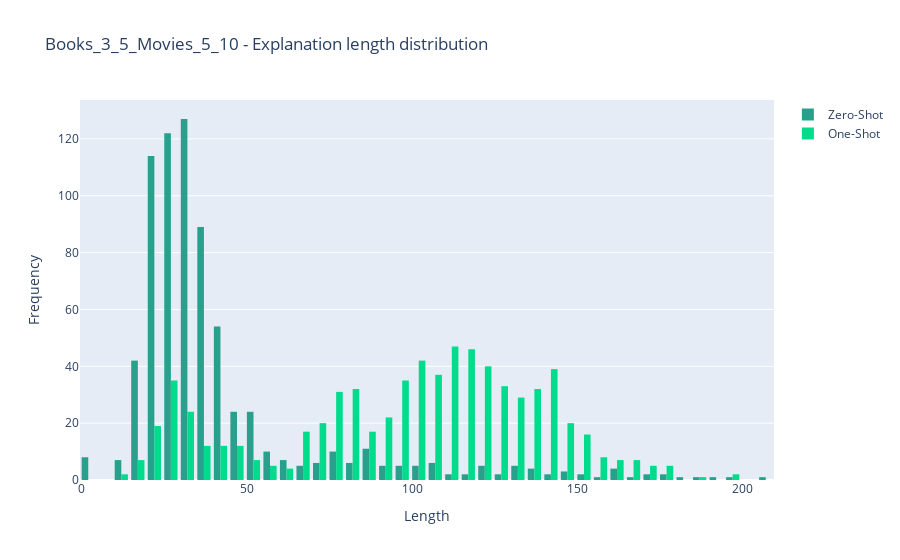
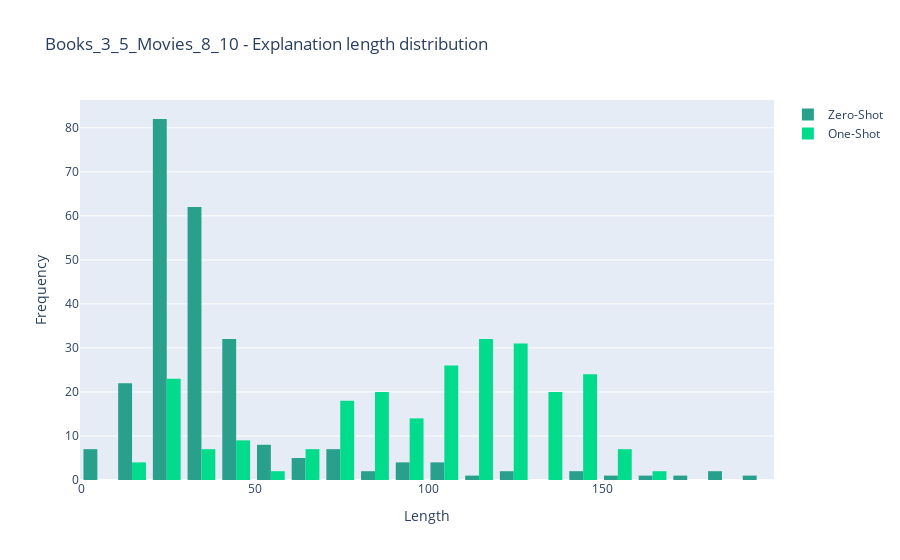

Notebook code cell kept with these figures, in order:
### Markdown cell above
### Length distribution

### Code cell
plot_length_distribution_comparison(books_35_movies_510_0s_preds, books_35_movies_510_1s_preds, "Books_3_5_Movies_5_10")
plot_length_distribution_comparison(books_35_movies_810_0s_preds, books_35_movies_810_1s_preds, "Books_3_5_Movies_8_10")

### Figure 1 — Plotly figure (JSON) as saved in the notebook; plotly's stock layout.template omitted (floating-point values rounded to 4 significant figures; data arrays with more than 128 entries replaced by an {"elided": "..."} marker saying what was removed)
{"data": [{"marker": {"color": "#28A08C"}, "name": "Zero-Shot", "type": "histogram", "x": {"elided": "729 int values"}}, {"marker": {"color": "#01DB8C"}, "name": "One-Shot", "type": "histogram", "x": {"elided": "729 int values"}}], "layout": {"title": {"text": "Books_3_5_Movies_5_10 - Explanation length distribution"}, "xaxis": {"title": {"text": "Length"}}, "yaxis": {"title": {"text": "Frequency"}}}}

### Figure 2 — Plotly figure (JSON) as saved in the notebook; plotly's stock layout.template omitted (floating-point values rounded to 4 significant figures; data arrays with more than 128 entries replaced by an {"elided": "..."} marker saying what was removed)
{"data": [{"marker": {"color": "#28A08C"}, "name": "Zero-Shot", "type": "histogram", "x": {"elided": "246 int values"}}, {"marker": {"color": "#01DB8C"}, "name": "One-Shot", "type": "histogram", "x": {"elided": "246 int values"}}], "layout": {"title": {"text": "Books_3_5_Movies_8_10 - Explanation length distribution"}, "xaxis": {"title": {"text": "Length"}}, "yaxis": {"title": {"text": "Frequency"}}}}
